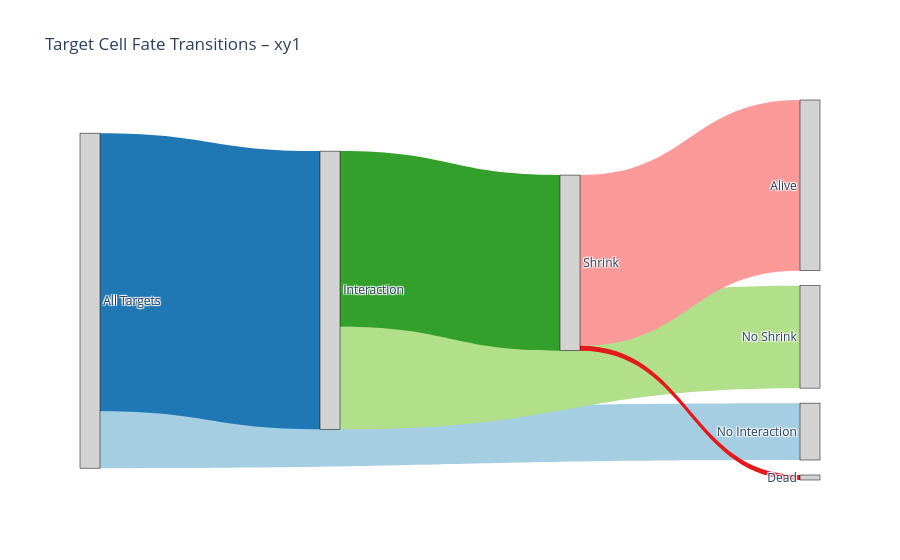
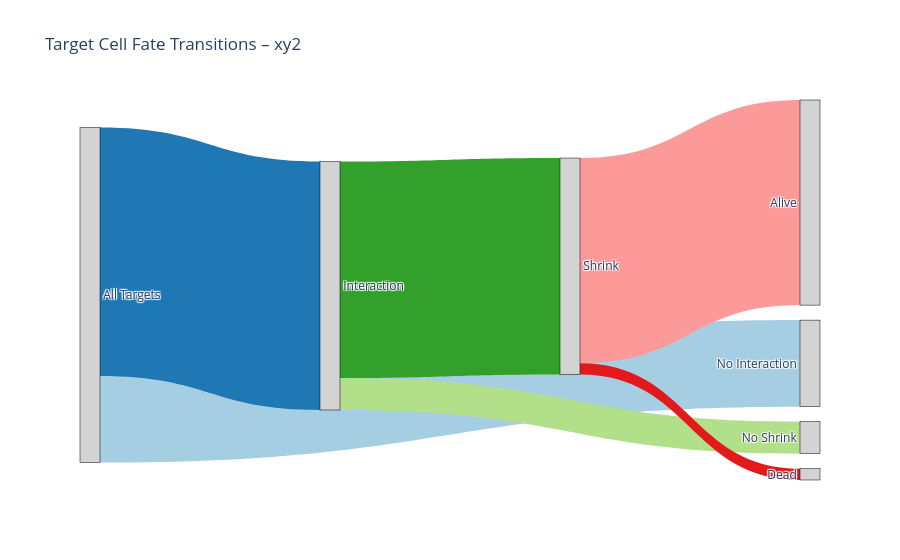
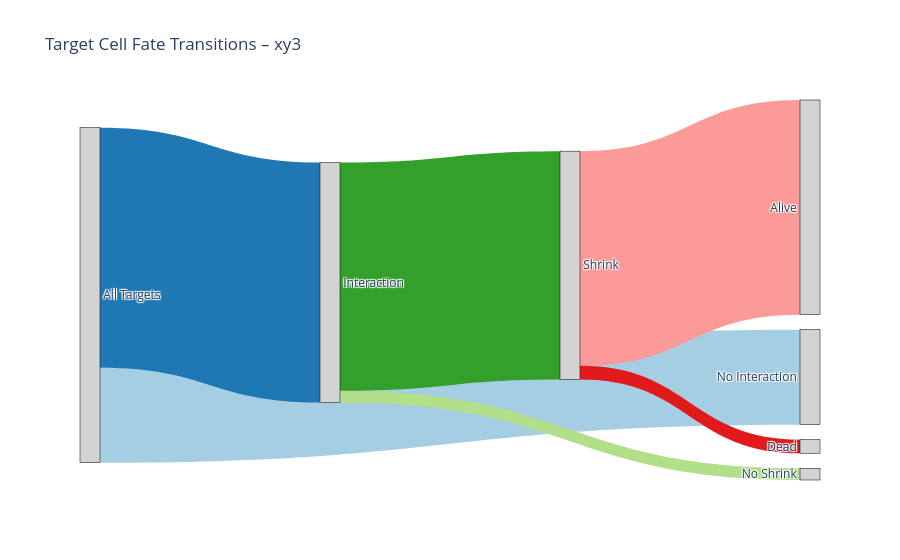
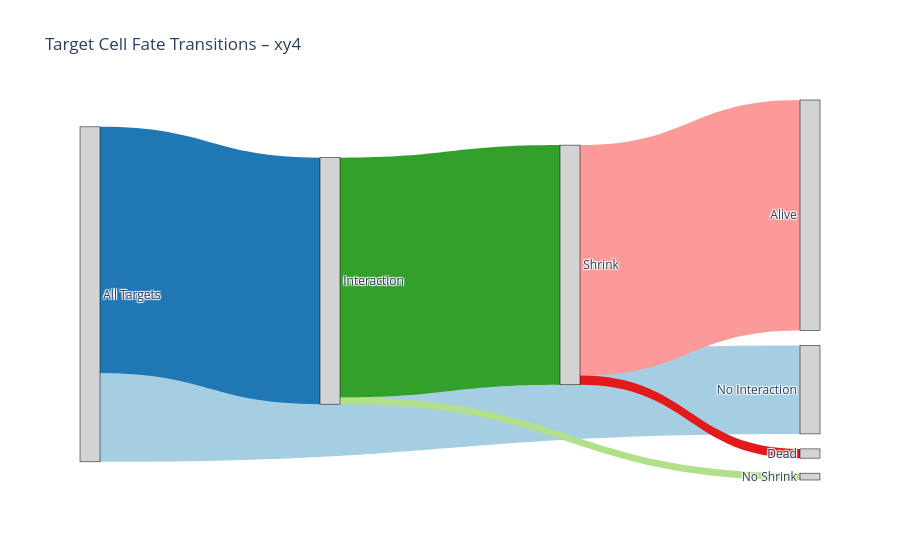

Write notebook code for charts like these, in order.
### Markdown cell above
## Part 3: visualization
Change the master folder path, sample display names, and save figure option before running the code.

### Code cell
# Batch plot persistent encounter data
master_folder = '/home/vil945/live_cell_imaging/2025-04-30_live_cell_imaging'
# Provide a dictionary for mapping the sample code names to display names
sample_display_names = {
    'sampe1': 'OT1 Prf-/- SIINFEKL',
    'sample2': 'OT1 SIINFEKL',
    'sample3': 'P14 KAVYNFATM',
    'sample4': 'Trp1 TAPDNLGYA'
}
Save_Figure = False # change to True if you would like to save the figures

# DO NOT change anything beyond this line
# Create folder for saving figures
exp_date = re.findall(r'\d{4}-\d{2}-\d{2}', master_folder)[0]
fig_folder = os.path.join(master_folder, f"{exp_date}_figures")
os.makedirs(fig_folder, exist_ok=True)

# Create combined persistent contract and target fate dataframes to populate later
combined_persistent = []
combined_metrics = []

metric_files = glob.glob(os.path.join(master_folder, '*metrics*', '*measurements*', '*dual_channel_metrics.csv')) # find leakage files

sample_indices = []
for f in metric_files:
    m = re.search(r'(sample\d+(?:_.+?)?)_dual_channel_metrics\.csv', os.path.basename(f))
    if m:
        sample_indices.append(m.group(1))
sample_indices = sorted(set(sample_indices))


# Find leakage and persistent contact files
for idx in sample_indices:
    print(f'Processing {idx}...')
    # 1. Leakage
    metric_fn = glob.glob(os.path.join(master_folder, '*metrics*', '*measurements*', f'*{idx}_dual_channel_metrics*.csv'))
    # 2. Contact
    contact_fn = glob.glob(os.path.join(master_folder, '*metrics*', '*distance*', f'*{idx}_persistent_contact*.csv'))
    # 3. Target tracking
    target_fn = glob.glob(os.path.join(master_folder, '*tracking*', '*combined_spots_relabeled*', f'*{idx}_target_combined_spots*.csv'))

    # Basic file existence check
    if not (metric_fn and contact_fn and target_fn):
        print(f"Missing files for {idx}! Skipping.")
        continue

    # Expand globs
    leakage_fn, contact_fn, target_fn = \
        leakage_fn[0], contact_fn[0], target_fn[0]
    
    # Load DataFrames
    metric_df = pd.read_csv(metric_fn)
    persistent_df = pd.read_csv(contact_fn)
    target_df = pd.read_csv(target_fn)
    
    print(f'metric file: {Path(metric_fn).name}')
    print(f'contact file: {Path(contact_fn).name}')
    print(f'target tracking file: {Path(target_fn).name}')


    # Pre-processing
    persistent_df, combined_persistent, filtered_metrics_df, combined_metrics, persistent_summary = df_preprocessing(idx, persistent_df, combined_persistent, metric_df, combined_metrics, frame_interval=5, dead_only=False)
    combined_metrics_df, combined_metrics_dying, combined_persistent_df = combined_df_preprocessing(combined_metrics, combined_persistent)

    # Per-sample plots
    # Plot histograms of interaction distribution
    plot_histogram_interaction_distribution(idx, persistent_summary, fig_folder, Save_Figure)
    # Plot interaction heatmap
    plot_interaction_heatmap(idx, persistent_df, filtered_metrics_df, fig_folder, Save_Figure)
    # Plot metrics heatmap
    plot_metrics_heatmap(idx, filtered_metrics_df, fig_folder, Save_Figure)
    # Plot Sankey plot
    plot_sankey(idx, target_df, filtered_metrics_df, fig_folder, , Save_Figure, shrink_threshold=0.7)


# Across-sample plots
# Plot area decay curves
lag_df = plot_area_decay(combined_metrics_dying, sample_display_names, fig_folder, , Save_Figure, drop_step = 0.3)
# Plot area decay vs. lag time
plot_area_loss_vs_lag(combined_metrics_dying, fig_folder, Save_Figure)
# Plot interaction count vs. lag time
plot_panel_interaction_vs_lag(combined_persistent_df, fig_folder, Save_Figure)
# Plot box plot for lag time distribution
plot_lag_time_box_plot(lag_df, sample_display_names, fig_folder, Save_Figure)
# Plot death probability vs. area decay
plot_death_fraction_vs_area_drop(combined_metrics_df, sample_display_names, fig_folder, Save_Figure)

### Figure 1 — Plotly figure (JSON) as saved in the notebook; plotly's stock layout.template omitted (floating-point values rounded to 4 significant figures)
{"data": [{"link": {"color": ["#a6cee3", "#1f78b4", "#b2df8a", "#33a02c", "#fb9a99", "#e31a1c"], "source": [0, 0, 2, 2, 4, 4], "target": [1, 2, 3, 4, 5, 6], "value": [182, 890, 328, 562, 546, 16]}, "node": {"color": "lightgray", "label": ["All Targets", "No Interaction", "Interaction", "No Shrink", "Shrink", "Alive", "Dead"], "line": {"color": "black", "width": 0.5}, "pad": 15, "thickness": 20}, "type": "sankey"}], "layout": {"font": {"size": 12}, "title": {"text": "Target Cell Fate Transitions – xy1"}}}

### Figure 2 — Plotly figure (JSON) as saved in the notebook; plotly's stock layout.template omitted (floating-point values rounded to 4 significant figures)
{"data": [{"link": {"color": ["#a6cee3", "#1f78b4", "#b2df8a", "#33a02c", "#fb9a99", "#e31a1c"], "source": [0, 0, 2, 2, 4, 4], "target": [1, 2, 3, 4, 5, 6], "value": [206, 591, 76, 515, 488, 27]}, "node": {"color": "lightgray", "label": ["All Targets", "No Interaction", "Interaction", "No Shrink", "Shrink", "Alive", "Dead"], "line": {"color": "black", "width": 0.5}, "pad": 15, "thickness": 20}, "type": "sankey"}], "layout": {"font": {"size": 12}, "title": {"text": "Target Cell Fate Transitions – xy2"}}}

### Figure 3 — Plotly figure (JSON) as saved in the notebook; plotly's stock layout.template omitted (floating-point values rounded to 4 significant figures)
{"data": [{"link": {"color": ["#a6cee3", "#1f78b4", "#b2df8a", "#33a02c", "#fb9a99", "#e31a1c"], "source": [0, 0, 2, 2, 4, 4], "target": [1, 2, 3, 4, 5, 6], "value": [251, 634, 31, 603, 567, 36]}, "node": {"color": "lightgray", "label": ["All Targets", "No Interaction", "Interaction", "No Shrink", "Shrink", "Alive", "Dead"], "line": {"color": "black", "width": 0.5}, "pad": 15, "thickness": 20}, "type": "sankey"}], "layout": {"font": {"size": 12}, "title": {"text": "Target Cell Fate Transitions – xy3"}}}

### Figure 4 — Plotly figure (JSON) as saved in the notebook; plotly's stock layout.template omitted (floating-point values rounded to 4 significant figures)
{"data": [{"link": {"color": ["#a6cee3", "#1f78b4", "#b2df8a", "#33a02c", "#fb9a99", "#e31a1c"], "source": [0, 0, 2, 2, 4, 4], "target": [1, 2, 3, 4, 5, 6], "value": [220, 613, 17, 596, 573, 23]}, "node": {"color": "lightgray", "label": ["All Targets", "No Interaction", "Interaction", "No Shrink", "Shrink", "Alive", "Dead"], "line": {"color": "black", "width": 0.5}, "pad": 15, "thickness": 20}, "type": "sankey"}], "layout": {"font": {"size": 12}, "title": {"text": "Target Cell Fate Transitions – xy4"}}}
